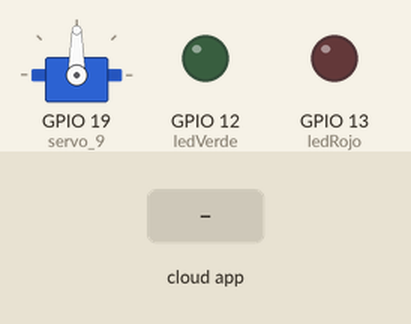
Simulated run of this sketch. Board: ESP32. On the bench: servo, output pins drawn as LEDs (lit = HIGH). Inputs (shaded band) come from the test bench. WiFi joins after 1.5 s; servers stay silent unless stated; no MQTT or app messages arrive unless stated; what the sketch prints to the serial monitor is not drawn.

Above: at 2.7 s.
2.8 s: the phone or cloud app sets boton_servo to ON
At 2.95 s:
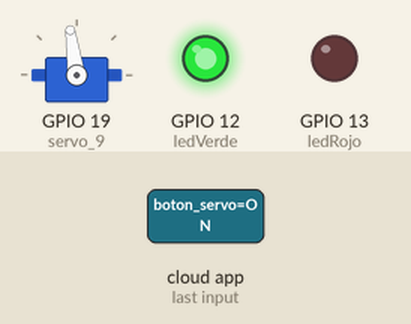
5.8 s: the phone or cloud app sets boton_servo to OFF
At 6.1 s:
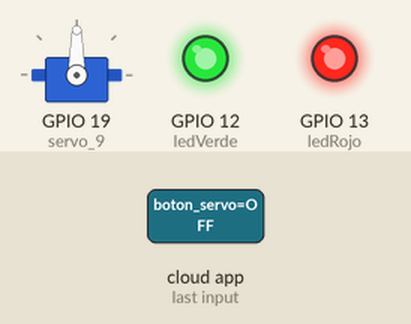
7.3 s: the phone or cloud app sets boton_servo to ON
At 7.77 s:
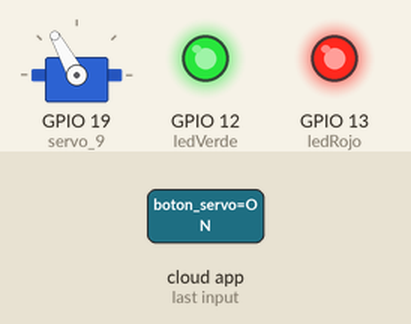
Timing chart, 0 to 11.5 s (numbered marks = the images above; inputs shaded):
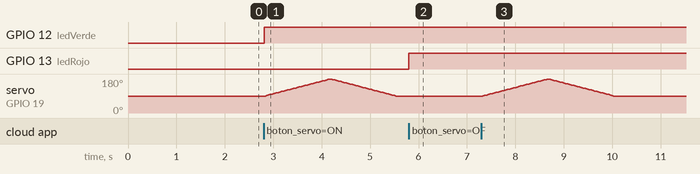

The sketch:

PublishSubscribeNCapas2.ino
```cpp
#include <ESP32Servo.h>
#include <WiFi.h>
#include "Adafruit_MQTT.h"
#include "Adafruit_MQTT_Client.h"

/************************* WiFi Access Point *********************************/

#define WLAN_SSID       "Pams"
#define WLAN_PASS       "Lua2004!"

/************************* Adafruit.io Setup *********************************/

#define AIO_SERVER      "io.adafruit.com"
#define AIO_SERVERPORT  1883                   // use 8883 for SSL
#define AIO_USERNAME    "pamelagomez"
#define AIO_KEY         "##"

/************ Global State (you don't need to change this!) ******************/

// Create an ESP8266 WiFiClient class to connect to the MQTT server.
WiFiClient client;
// or... use WiFiClientSecure for SSL
//WiFiClientSecure client;

// Setup the MQTT client class by passing in the WiFi client and MQTT server and login details.
Adafruit_MQTT_Client mqtt(&client, AIO_SERVER, AIO_SERVERPORT, AIO_USERNAME, AIO_USERNAME, AIO_KEY);

/****************************** Feeds for Publishing***************************************/
// Setup a feed called 'photocell' for publishing.
//Adafruit_MQTT_Publish photocell = Adafruit_MQTT_Publish(&mqtt, AIO_USERNAME "/feeds/photocell");

/****************************** Feeds for Subscribing***************************************/
// Setup a feed called 'slider' for subscribing to changes on the slider
//Adafruit_MQTT_Subscribe slider = Adafruit_MQTT_Subscribe(&mqtt, AIO_USERNAME "/feeds/slider", MQTT_QOS_1);

// Setup a feed called 'onoff' for subscribing to changes to the button
Adafruit_MQTT_Subscribe onoffbutton = Adafruit_MQTT_Subscribe(&mqtt, AIO_USERNAME "/feeds/boton_servo", MQTT_QOS_1);

/*************************** Sketch Code ************************************/

Servo servo_9;  // Crea un objeto Servo para controlar el servo
int ledVerde = 12;  // Pin del LED verde
int ledRojo = 13;  // Pin del LED rojo

void onoffcallback(char *data, uint16_t len) {
  Serial.print("Hey we're in a onoff callback, the button value is: ");
  Serial.println(data);
  String message = String(data);
  message.trim();

  if (message == "ON") {
    digitalWrite(ledVerde, HIGH);  // Enciende el LED verde

    // Mueve el servo desde 90 a 180 grados
    for (int angle = 90; angle <= 180; angle += 1) {
      servo_9.write(angle);  // Establece la posición del servo
      delay(15);  // Espera para que el servo alcance la posición
    }

    // Mueve el servo desde 180 a 90 grados
    for (int angle = 180; angle >= 90; angle -= 1) {
      servo_9.write(angle);  // Establece la posición del servo
      delay(15);  // Espera para que el servo alcance la posición
    }
  } else if (message == "OFF") {
    digitalWrite(ledRojo, HIGH);  // Enciende el LED rojo
  }
}

void setup() {
  servo_9.attach(19);  // Adjunta el servo al pin 19
  pinMode(ledVerde, OUTPUT);  // Configura el pin del LED verde como salida
  pinMode(ledRojo, OUTPUT);  // Configura el pin del LED rojo como salida

  Serial.begin(115200);
  digitalWrite(ledVerde, LOW);
  digitalWrite(ledRojo, LOW);
  delay(10);

  // Connect to WiFi access point.
  Serial.println(); Serial.println();
  Serial.print("Connecting to ");
  Serial.println(WLAN_SSID);

  WiFi.begin(WLAN_SSID, WLAN_PASS);
  while (WiFi.status() != WL_CONNECTED) {
    delay(500);
    Serial.print(".");
  }
  Serial.println();
  Serial.println("WiFi connected");
  Serial.println("IP address: "); Serial.println(WiFi.localIP());

  // Callback Function
  onoffbutton.setCallback(onoffcallback);

  // Setup MQTT subscription for feed.
  mqtt.subscribe(&onoffbutton);
}

void loop() {
  MQTT_connect();
  mqtt.processPackets(10000);

  if (!mqtt.ping()) {   // ping the server to keep the mqtt connection alive
    mqtt.disconnect();
  }
}

// Function to connect and reconnect as necessary to the MQTT server.
void MQTT_connect() {
  int8_t ret;
  // Stop if already connected.
  if (mqtt.connected()) {
    return;
  }
  Serial.print("Connecting to MQTT... ");
  uint8_t retries = 3;
  while ((ret = mqtt.connect()) != 0) { // connect will return 0 for connected
    Serial.println(mqtt.connectErrorString(ret));
    Serial.println("Retrying MQTT connection in 10 seconds...");
    mqtt.disconnect();
    delay(10000);  // wait 10 seconds
    retries--;
    if (retries == 0) {       // basically die and wait for WDT to reset me
      while (1);
    }
  }
  Serial.println("MQTT Connected!");
}
```

Measured:
- after the input at 2.8 s, GPIO 12 (ledVerde): LOW → HIGH at once; servo on GPIO 19 (servo_9): rises from 90° to 180° in 1.3 s, then falls to 90° in 1.4 s
- after the input at 5.8 s, GPIO 13 (ledRojo): LOW → HIGH at once
- after the input at 7.3 s, servo on GPIO 19 (servo_9): rises from 90° to 180° in 1.3 s, then falls to 90° in 1.4 s
